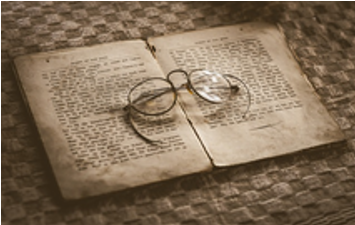
#> input picture figs/pr/tilted_book.png, 355 x 225 px
$ jupyter execute perspective_remap.ipynb
#> lines starting #> are read from the running program, lines starting #| are printed output that depends on the picture; after the words box and inside, x2 and y2 are one past the last pixel; in counts of white or black regions, pixels touching at a corner belong together
[cell 1]
import numpy as np
import cv2 as cv
import matplotlib.pyplot as plt

def cvtbgr(img):
    return cv.cvtColor(img, cv.COLOR_BGR2RGB)

def imshow(img):
    plt.imshow(img)
    plt.show()

# 透视重映射
将经过透视扭曲的矩形重新映射为正常的矩形. 如图所示:

[cell 2]
fig, axes = plt.subplots(1, 2)

axes[0].imshow(cvtbgr(cv.imread('figs/pr/tilted_book.png')))
axes[0].axis('off')
axes[0].set_title('original')

axes[1].imshow(cvtbgr(cv.imread('figs/pr/normal_book.png')))
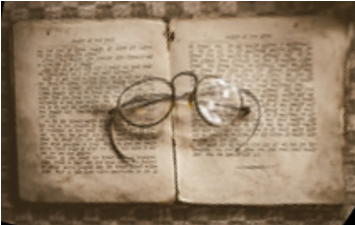
#> input picture figs/pr/normal_book.png, 355 x 225 px
axes[1].axis('off')
axes[1].set_title('treated')

plt.tight_layout()
plt.show()
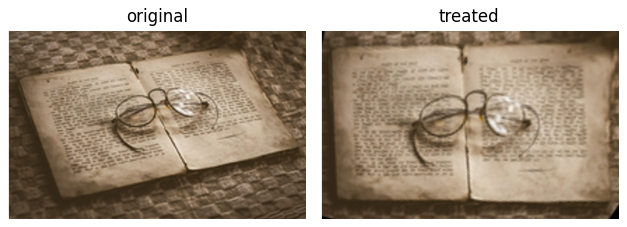
#> figure drawn by matplotlib, 2 panels

对于原始图像, 若我们已经知道要处理的矩形的四点 (记为点 $p_i$ , $i=0,1,2,3$):

[cell 3]
original = cvtbgr(cv.imread('figs/pr/tilted_book.png'))
rect_points = np.array([[ 15,  60],
                        [ 66, 200],
                        [347, 138],
                        [272,  18]])

ori_copy_img = original.copy()
for i, p in enumerate(rect_points):
    cv.circle(ori_copy_img, p, 3, (255,0,0), -1)
    cv.putText(ori_copy_img, str(i), p, cv.FONT_HERSHEY_PLAIN, 1.2, (255,100,0))
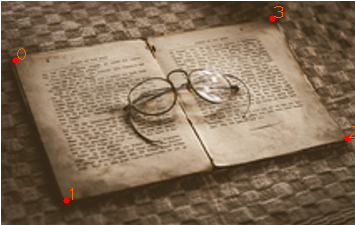
#> ori_copy_img: shape (225, 355, 3); mean R, G, B 131.7, 111.3, 88.7
imshow(ori_copy_img)

首先我们以 $p_0$ 作为新的坐标原点, 对画面整体平移.
再以向量 $\mathbf{p}_3' := \mathbf{p}_3-\mathbf{p}_0$, $\mathbf{p}_1'$ 作为一组新的基向量,
做坐标系变换.

使用齐次坐标可以很方便地完成平移等操作. 因为我们要找的透视映射不是线性的, 而是一个 **分式线性变换**, 齐次坐标也是后续操作必备的.

构建如下的平移变换矩阵 $T$, 这是个 $3\times3$ 的矩阵, 使用它可以将齐次坐标按指定向量平移.
$$
T =
\begin{pmatrix}
         I_2 && -\mathbf{p}_0 \\
\mathbf{0}^T && 1
\end{pmatrix}
$$

[cell 4]
p0 = rect_points[0]
# 批量转为齐次坐标
rect_homo_points = np.hstack((rect_points, np.ones((rect_points.shape[0], 1))))

T = np.block([[      np.eye(2), np.transpose([-p0])],
              [np.zeros((1,2)),                   1]])

print(f"translation mat `T`:\n{T}\n")
for p in rect_homo_points:
    print(f"map {p} to {T@p}")

接下来可以做基变换. 为了与上面的平移变换相容, 我们使用 $3\times3$ 的矩阵, 并简单地将多余的对角元设为 $1$.
即:

$$
U^{-1} =
\begin{pmatrix}
\mathbf{p}_3' && \mathbf{p}_1' && \\
              &&               && 1
\end{pmatrix}
$$

[cell 5]
p3p = rect_points[3] - p0
p1p = rect_points[1] - p0

U = np.linalg.inv(np.block([[np.transpose([p3p]), np.transpose([p1p]), np.zeros((2,1))],
                            [                  0,                   0,               1]]))

print(f"basis transformation mat `U`:\n{U}\n")
with np.printoptions(precision=2, suppress=True, floatmode='fixed'):
    for p in rect_homo_points@T.T:
        print(f"map {p} to {U@p}")

这样一来, 所有自由度都在 $p_2$ 上. 接下来我们只需考虑如何将 $\mathbf{p}'_2$ 映射到 $(1,1)^T$. 不妨记这个映射为 $V$.

下面展示了经过以上变换后的图片 (比例尺 $300:1$, 用红色框出矩形被变换后的区域).

[cell 6]
img_scale = 300

# 注意!: 不要将图片经过上述变换之后再进行缩放, 这样做会因为整形转换丢失全部信息.
# 而是应该将上述变换与缩放变换复合为新的变换后, 再统一施与图片. 如下
P = np.diag([img_scale,img_scale,1])@U@T
p2pp = (P@rect_homo_points[2]).astype(int)[:2]
img_size = np.max((p2pp, [img_scale,img_scale]), axis=0)
preprocess_img = cv.warpPerspective(original, P, img_size)
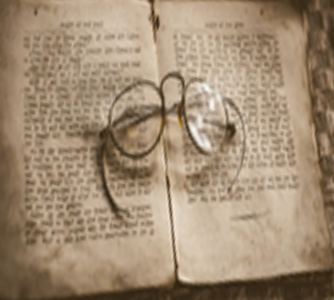
#> preprocess_img: shape (300, 334, 3); mean R, G, B 161.4, 140.2, 115.8

preprocess_tmp_img = preprocess_img.copy()
cv.line(preprocess_tmp_img, (img_scale,0), p2pp, (255,0,0), 3)
cv.line(preprocess_tmp_img, (0,img_scale), p2pp, (255,0,0), 3)
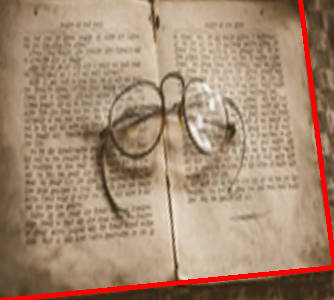
#> preprocess_tmp_img: shape (300, 334, 3); mean R, G, B 165.2, 137.2, 113.6

imshow(preprocess_tmp_img)

显然这个映射 $V$ 也不是线性的.

为了弄清楚 $V$ 的矩阵表示,
我们需要先对分式线性变换 (也称 *单应变换* ) 所使用的齐次变换矩阵 (也称 *单应矩阵* ) 进行一些探讨:
$$
\begin{pmatrix}
           A && \mathbf{v} \\
\mathbf{u}^T && \alpha
\end{pmatrix}
$$

矩阵 $A$ 代表一个线性变换, 也就是基向量变换;
$\mathbf{v}$ 代表平移变换, 即将每个点沿 $\mathbf{v}$ 平移.

因为齐次坐标的特殊性, 两个相差某倍数的齐次坐标仍然相等. 在这个意义下, 我们有:
$$
\begin{pmatrix}
           A && \mathbf{v} \\
\mathbf{u}^T && \alpha
\end{pmatrix}
\begin{pmatrix}
\mathbf{p} \\
\beta
\end{pmatrix}

\simeq

\frac{1}{\alpha}
\begin{pmatrix}
           A && \mathbf{v} \\
\mathbf{u}^T && \alpha
\end{pmatrix}
\begin{pmatrix}
\mathbf{p} \\
\beta
\end{pmatrix}
$$
也就是
$$
\begin{pmatrix}
           A && \mathbf{v} \\
\mathbf{u}^T && \alpha
\end{pmatrix}

\simeq

\begin{pmatrix}
\frac{1}{\alpha}A       && \alpha^{-1}\mathbf{v} \\
\alpha^{-1}\mathbf{u}^T && 1
\end{pmatrix}
$$
上面表明了单应矩阵只有 $8$ 个自由度, 虽然它有 $9$ 个变量. 丢失的自由度是因为齐次坐标的缩放不变性.

所以, 剩余的参数 $\mathbf{u}$ 即代表了这个变换. 我们单独分析它.

构建一个包含 $\mathbf{u}$ 最简单的单应矩阵
$
\begin{pmatrix}
I            &&  \\
\mathbf{u}^T && 1
\end{pmatrix}
$
, 显然它可以被拆分为两个方向上的变换:
$$
\begin{pmatrix}
1   &&     &&  \\
    &&   1 &&  \\
u_x && u_y && 1
\end{pmatrix}
=
\begin{pmatrix}
1   &&   &&  \\
    && 1 &&  \\
u_x &&   && 1
\end{pmatrix}
\begin{pmatrix}
1 &&     &&  \\
  &&   1 &&  \\
  && u_y && 1
\end{pmatrix}
$$

那么
$$
V_x :=
\begin{pmatrix}
1   &&   &&  \\
    && 1 &&  \\
u_x &&   && 1
\end{pmatrix}
$$
代表了什么呢?
注意到 $V_x (x, y, 1)^T = (x, y, u_x x + 1)^T \simeq (\frac{x}{u_x x + 1}, \frac{y}{u_x x + 1}, 1)^T$,
且 $V_x (0, 1, 1)^T = (0, 1, 1)^T$, 所以它保持平面上 $(0, 1)$ 位置的点不动, 而把 $y = u_x x + 1$ 这条线映到 $y = 1$ 处,
同时在 $x$ 方向进行了不等比例的缩放.

为了保证 $x$ 的范围仍然在 $[0,1]$ 内, 不妨在 $x$ 方向上进行一次线性缩放:
$$
S_x :=
\begin{pmatrix}
u_x + 1 &&   &&  \\
        && 1 &&  \\
        &&   && 1
\end{pmatrix}
$$

为什么上面 $V_x$ 在 $x$ 方向的缩放是非线性的 (事实上是呈反比例函数), 而这里要进行一次线性的缩放?
这是因为 $V_x$ 模拟的是图片在空间中改变角度后投影在屏幕上, 可以想象图片偏移一个角度后, 呈现近处大而远处小的效果.
不难证明, 这个效果是关于距离的反比例函数, 和上面一致.
但是这里进行的线性缩放, 仅仅是为了保证结果在给定的 $[0,1]$ 范围内, 相当于把图片放得更远 (或近) 一些, 此时图片是成比例变大变小的.

下面展示了这个变换过程. 为了方便观看, 标记上了蓝色条纹. 红色线条即为 $y = u_x x + 1$. 比例尺 $100:1$.

[cell 7]
u_x = -0.5
img_scale = 100

tmp_img = np.zeros((img_scale, img_scale, 3), dtype=np.uint8)
for x in np.linspace(0, img_scale, 11):
    cv.line(tmp_img, (int(x),0), (int(x), 99), (0,0,255), 3)
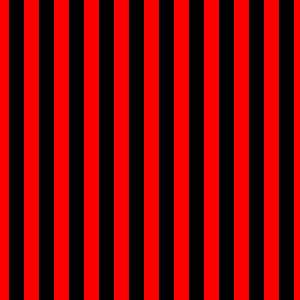
#> tmp_img: shape (100, 100, 3) (shown 3 times larger); mean of channels 0, 1, 2 0, 0, 127.5; drawn as B, G, R
cv.line(tmp_img, (0,img_scale), (img_scale,int(u_x*img_scale+img_scale)), (255,0,0), 2)
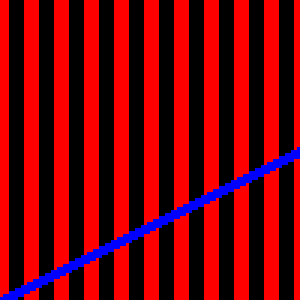
#> tmp_img: shape (100, 100, 3) (shown 3 times larger); 3.44% of pixels changed, all inside (x1, y1, x2, y2) = (0, 49, 100, 100); drawn as B, G, R

V_x = np.array([[  1, 0, 0],
                [  0, 1, 0],
                [u_x, 0, 1]])
s = np.diag([img_scale,img_scale,1])
output_size = int(img_scale/(u_x+1))
output_tmp_img = cv.warpPerspective(tmp_img, s@V_x@np.linalg.inv(s), (output_size+3,output_size+3))
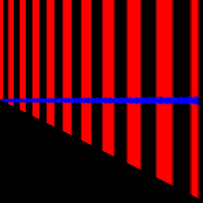
#> output_tmp_img: shape (203, 203, 3); mean of channels 0, 1, 2 6.4, 0, 87.7; drawn as B, G, R

S_x = np.array([[u_x + 1, 0, 0],
                [      0, 1, 0],
                [      0, 0, 1]])
scale_output_tmp_img = cv.warpPerspective(output_tmp_img, S_x, (img_scale+1,img_scale+2))
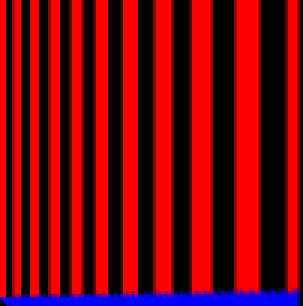
#> scale_output_tmp_img: shape (102, 101, 3) (shown 3 times larger); mean of channels 0, 1, 2 10, 0, 120.4; drawn as B, G, R

fig, axes = plt.subplots(1, 3)
axes[0].imshow(tmp_img)
axes[0].set_title('original')
axes[1].imshow(output_tmp_img)
axes[1].set_title('$V_x$')
axes[2].imshow(scale_output_tmp_img)
axes[2].set_title('$S_x V_x$')
plt.tight_layout()
plt.show()

同样地,
$$
V_y :=
\begin{pmatrix}
1 &&     &&  \\
  &&   1 &&  \\
  && u_y && 1
\end{pmatrix}
$$
$$
S_y :=
\begin{pmatrix}
1 &&         &&  \\
  && u_y + 1 &&  \\
  &&         && 1
\end{pmatrix}
$$
也可以被这样推导出来.

所以我们要找的映射 $V$ 就是 $V_y' V_x' = (S_y V_y) (S_x V_x)$ 吗?
要回答这个问题, 需要想清楚 **在 $x$ 方向的变换会不会影响后续在 $y$ 方向的变换**.
事实上这两个变换的确不会互相影响. 要理解它, 只需考虑这样一件事:
假如在 $V_y' V_x'$ 作用后, 消除 $V_x'$ 的影响, 即 $V_x'^{-1} V_y' V_x'$, 它是否和 $V_y'$ 的作用一致. 也就是说如果
$$
V_x'^{-1} V_y' V_x' = V_y' \Leftrightarrow V_y' V_x' = V_x' V_y'
$$
那么两个矩阵就不会互相影响.

显然 $V_x'$ 与 $V_y'$ 是可交换的, 因此
$$
\begin{align*}
V & = S_y V_y S_x V_x \\
  & =
\begin{pmatrix}
u_x + 1 &&         &&  \\
        && u_y + 1 &&  \\
    u_x &&     u_y && 1
\end{pmatrix}
\end{align*}
$$

最后, 我们指出如何求出 $\mathbf{u} = (u_x, u_y)^T$.
注意到 $V \widetilde{\mathbf{p}}'_2 = (1, 1, 1)^T$, 可以据此直接求出 $\mathbf{u}$.

令 $\widetilde{\mathbf{p}}'_2 = (\lambda, \mu, 1)^T$, 直接给出
$$
\mathbf{u} =
\frac{1}{1-\lambda-\mu}
\begin{pmatrix}
    \mu - 1 \\
\lambda - 1
\end{pmatrix}
$$

[cell 8]
img_scale = 300

p2pt = U@T@rect_homo_points[2]
u_x, u_y = 1./(1.-p2pt[0]-p2pt[1]) * (p2pt[:2] - np.ones(2))

V = np.array([[u_x + 1,       0, 0],
              [      0, u_y + 1, 0],
              [    u_x,     u_y, 1]])

print(f"perspective transformation mat `V`:\n{V}\n")
with np.printoptions(precision=2, suppress=True, floatmode='fixed'):
    print(f"map {p2pt} to {V@p2pt}")

s = np.diag([img_scale,img_scale,1])
imshow(cv.warpPerspective(preprocess_img, s@V@np.linalg.inv(s), (img_scale,img_scale)))
#> in imshow (call 3), `plt.show()`:
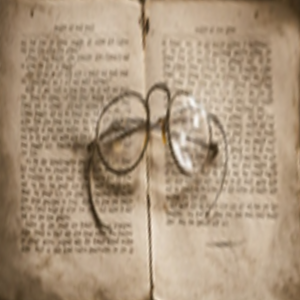
#> shown: shape (300, 300, 3); mean R, G, B 170.9, 149.5, 125

可以看到非常完美的完成了透视重映射工作.

最后我们给出上面图像计算得出的单应矩阵 (经过归一化处理), 调用 OpenCV 的 API 计算得出的结果,
以及用 OpenCV 矩阵进行透视重映射后的图像.

可以看到矩阵间的误差很小, 且图像几乎一模一样.

[cell 9]
H = V@U@T
H *= 1./H[-1, -1]
print(f"homograhpy transformation mat `H=VUT`:\n{H}\n")

dst = np.array([[0, 0],
                [0, 1],
                [1, 1],
                [1, 0]], dtype=np.float32)
HH = cv.getPerspectiveTransform(rect_points.astype(np.float32), dst)
#> HH = [[0.00351, -0.00128, 0.0241], [0.00132, 0.00807, -0.504], [-0.000228, 0.00106, 1]]
print(f"homograhpy transformation mat solved by opencv:\n{HH}\n")
#| homograhpy transformation mat solved by opencv:
#| [[ 3.51467704e-03 -1.28034664e-03  2.41006426e-02]
#|  [ 1.31845369e-03  8.06768094e-03 -5.03837662e-01]
#|  [-2.27985884e-04  1.05881769e-03  1.00000000e+00]]

imshow(cv.warpPerspective(original, s@H, (img_scale,img_scale)))
